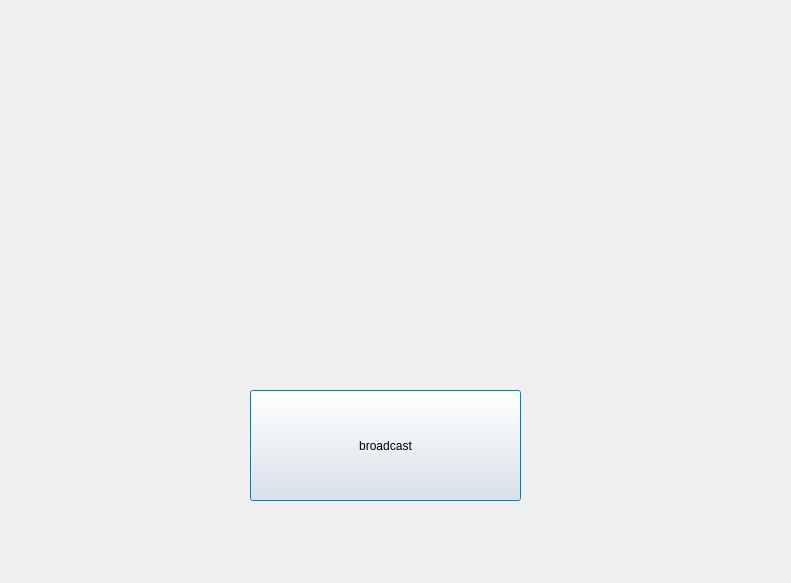
<?xml version="1.0" encoding="UTF-8"?>
<ui version="4.0">
 <class>Sender</class>
 <widget class="QDialog" name="Sender">
  <property name="geometry">
   <rect>
    <x>0</x>
    <y>0</y>
    <width>791</width>
    <height>583</height>
   </rect>
  </property>
  <property name="windowTitle">
   <string>Sender</string>
  </property>
  <widget class="QPushButton" name="pushButton">
   <property name="geometry">
    <rect>
     <x>250</x>
     <y>390</y>
     <width>271</width>
     <height>111</height>
    </rect>
   </property>
   <property name="text">
    <string>broadcast</string>
   </property>
  </widget>
 </widget>
 <layoutdefault spacing="6" margin="11"/>
 <resources/>
 <connections/>
</ui>
